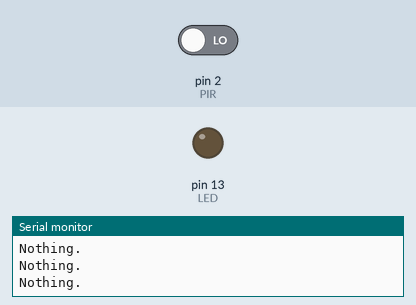
A sketch run on a simulated Arduino Uno, built with avr-gcc and run on an emulated ATmega328P. Shown: output pins drawn as LEDs (lit = HIGH), the last lines printed to the serial monitor. The test bench sets the inputs (shaded band); at power-on: pin 2 (PIR) LOW.

Above: at 2.8 s.
2.9 s: pin 2 (PIR) driven HIGH
At 4.2 s:
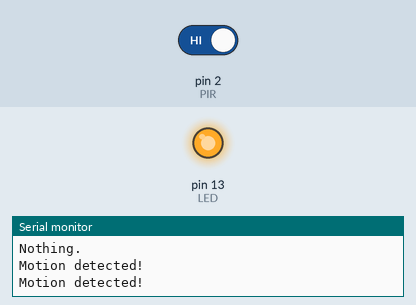
4.5 s: pin 2 (PIR) driven LOW
At 5.8 s:
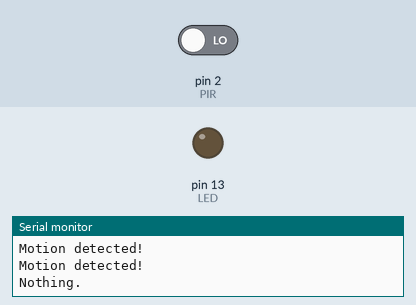
Timing chart, 0 to 7.5 s (numbered marks = the images above; inputs shaded):
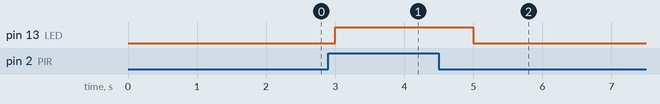

The sketch:

fantastic_jaban_migelo11.ino
```cpp
const int LED = 13; //LED light
const int PIR = 2; //PIR Motion detector

int sensorState = LOW; //initialize sensorState to off

void setup()
{
  pinMode(PIR, INPUT);
  pinMode(LED, OUTPUT);
  Serial.begin(9600);
}

void loop()
{
  //read state of PIR input
  sensorState = digitalRead(2);
  //if sensor pin is HIGH (motion detected?)
  if (sensorState == HIGH) {
  digitalWrite(13, HIGH);
  Serial.println("Motion detected!");
  } else {
  	digitalWrite(13, LOW);
    Serial.println("Nothing.");
  }
  delay(1000); //improves simulation performance by not spamming the serial monitor
}
```

Measured:
- after the input at 2.9 s, pin 13 (LED): LOW → HIGH after 0.10 s
- after the input at 4.5 s, pin 13 (LED): HIGH → LOW after 0.50 s
